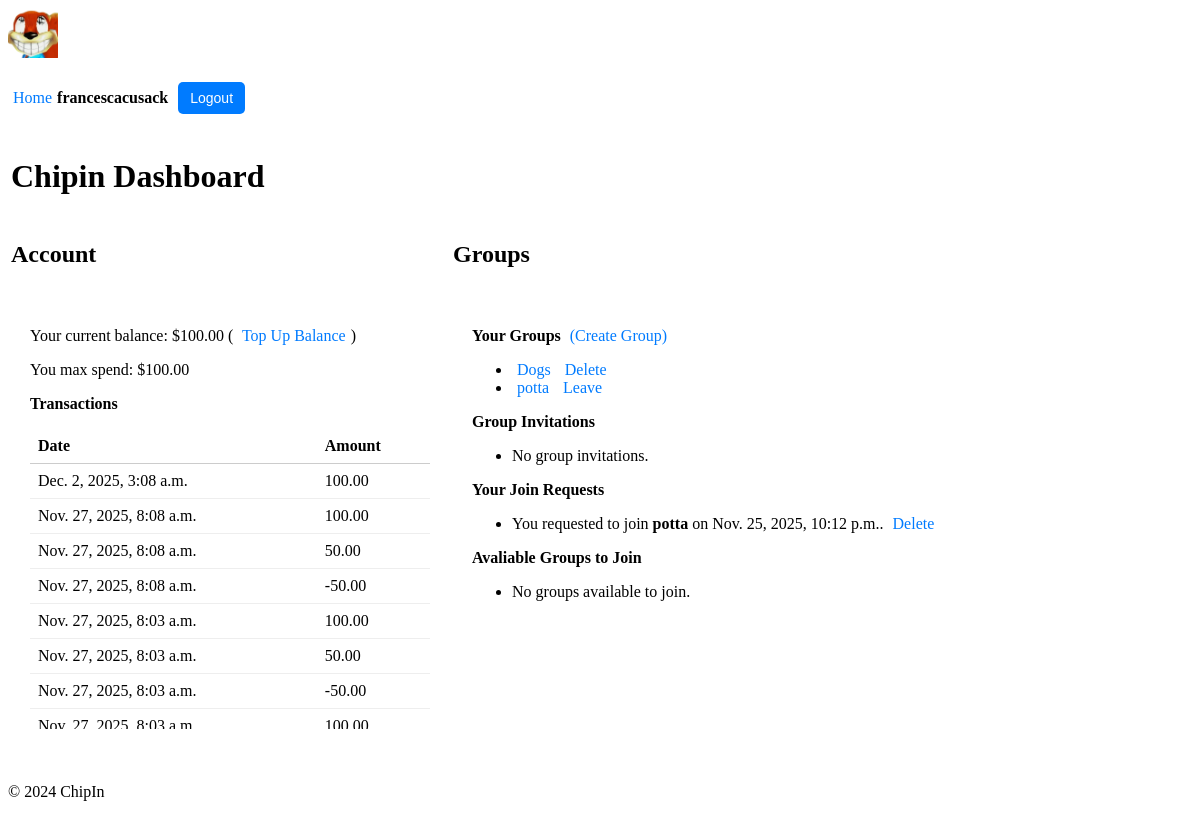
Before: /chipin/ (signed in) with the older database file.
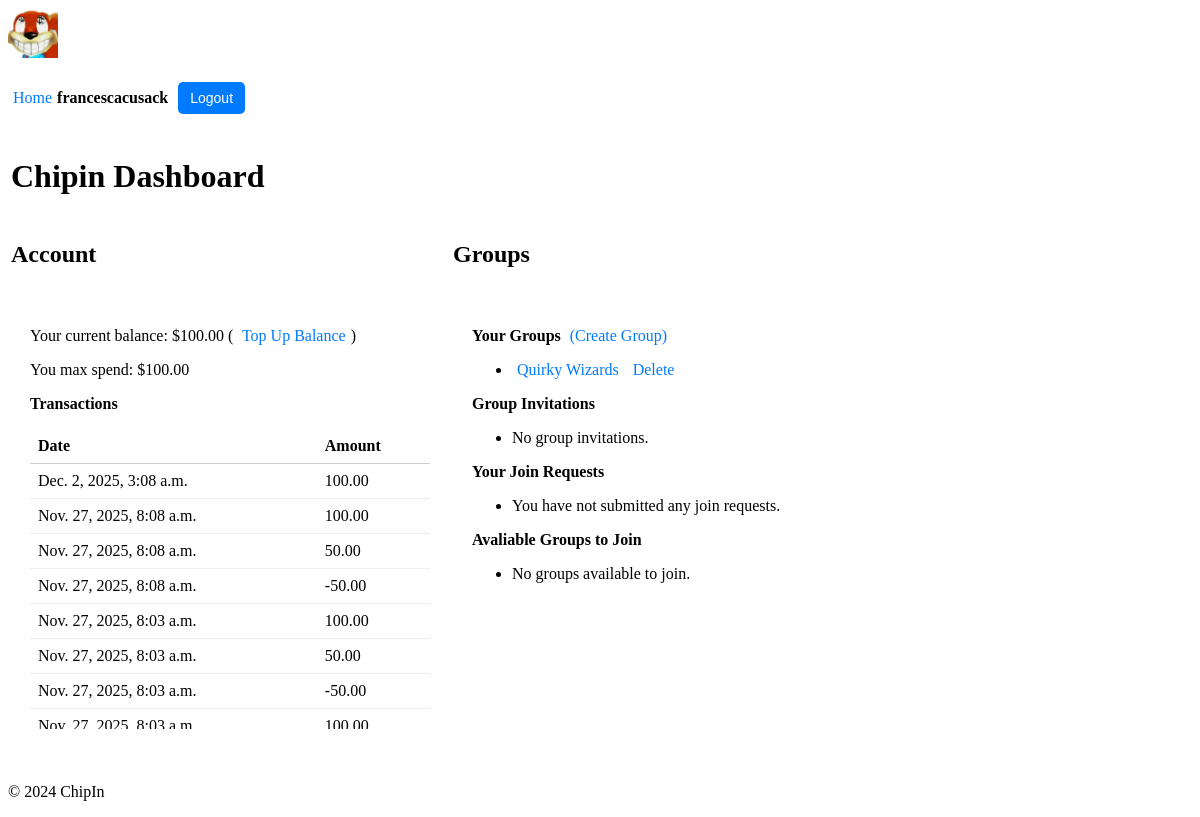
After: the same page with the newer database file.
### users/models.py (models this page shows)
class Transaction(models.Model):
    user = models.ForeignKey(User, on_delete=models.CASCADE)
    amount = models.DecimalField(max_digits=5, decimal_places=2)
    created_at = models.DateTimeField(auto_now_add=True)

### chipin/models.py (models this page shows, shortened)
class Group(models.Model):
    name = models.CharField(max_length=100)
    admin = models.ForeignKey(User, related_name='admin_groups', on_delete=models.CASCADE)
    members = models.ManyToManyField(User, related_name='group_memberships', blank=True)
    invited_users = models.ManyToManyField(User, related_name='pending_invitations', blank=True)

class GroupJoinRequest(models.Model):
    user = models.ForeignKey(User, on_delete=models.CASCADE)
    group = models.ForeignKey(Group, on_delete=models.CASCADE, related_name='join_requests')
    is_approved = models.BooleanField(default=False)
    votes = models.ManyToManyField(User, related_name='votes', blank=True)  # Tracks users who voted
    created_at = models.DateTimeField(auto_now_add=True)

### chipin/views.py (the view)
# urls.py: path("", views.home, name="home"),
@login_required
def home(request):
    transactions = Transaction.objects.filter(
        user=request.user
    ).order_by('-created_at')
    user = request.user
    pending_invitations = user.pending_invitations.all() # Get pending group invitations for the current user
    profile = request.user.profile # Get logged-in user's profile
    user_groups = user.group_memberships.all()  # Get groups the user is a member of
    user_join_requests = GroupJoinRequest.objects.filter(user=user)  # Get join requests sent by the user
    available_groups = Group.objects.exclude(members=user).exclude(join_requests__user=user) # Get groups the user is not a member of and the user has not requested to join
    context = {
        'transactions' : transactions,
        'pending_invitations': pending_invitations,
        'user_groups': user_groups,
        'user_join_requests': user_join_requests,
        'available_groups': available_groups,
        'balance': profile.balance,
        'max_spend' : profile.max_spend
    }
    return render(request, 'chipin/home.html', context)

### chipin/context_processors.py (called while the page is built)
def user_profile(request):
    if request.user.is_authenticated:
        try:
            return {'nickname': request.user.profile.nickname}
        except Profile.DoesNotExist:
            return {'nickname': request.user.username}  # Fallback to username if no profile exists
    return {}

### chipin/templates/chipin/home.html (shortened to what this page needs)
{% extends 'chipin/base.html' %}
{% load static %}
{% block content %}
<table style="width:100%">
<tr><td colspan=2><h1>Chipin Dashboard</h1></td></tr>
<tr>
<td><h2>Account</h2></td>
<td><h2>Groups</h2></td>
</tr>
<tr>
<td style="vertical-align: top; width:400px; padding:20px">
    <p>Your current balance: ${{ balance }} (<a href="{% url 'users:top_up' user.id %}"> Top Up Balance</a>)</p>
    <p>You max spend: ${{ max_spend }}</p>
    <p><strong>Transactions</strong></p>
    <div style="max-height: 300px; overflow-y: auto; margin-bottom: 16px;">
        <table style="border-collapse: collapse; width: 100%;">
            <thead>
                <tr>
                    <th style="border-bottom: 1px solid #ccc; text-align: left; padding: 8px;">
                        Date
                    </th>
                    <th style="border-bottom: 1px solid #ccc; text-align: left; padding: 8px;">
                        Amount
                    </th>
                </tr>
            </thead>
            <tbody>
                {% for tx in transactions %}
                    <tr>
                        <td style="padding: 8px; border-bottom: 1px solid #eee;">
                            {{ tx.created_at }}
                        </td>
                        <td style="padding: 8px; border-bottom: 1px solid #eee;">
                            {{ tx.amount }}
                        </td>
                    </tr>
                {% empty %}
                    <tr>
                        <td colspan="3" style="padding: 8px;">
                            No transactions to display.
                        </td>
                    </tr>
                {% endfor %}
            </tbody>
        </table>
    </div>
</td>
<td style="vertical-align: top; padding:20px">
    <p><strong>Your Groups</strong> <a href="{% url 'chipin:create_group' %}">(Create Group)</a></p>
    <ul>
        {% for group in user.group_memberships.all %}
        <li>
            <a href="{% url 'chipin:group_detail' group.id %}">{{ group.name }}</a>
            {% if group.admin == request.user %}
                <a href="{% url 'chipin:delete_group' group.id %}" onclick="return confirm('Delete this group?');">Delete</a>
            {% else %}
                <a href="{% url 'chipin:leave_group' group.id %}" onclick="return confirm('Leave this group?');">Leave</a>
            {% endif %}
        </li>
        {% empty %}
        <li>You are not a member of any groups yet.</li>
        {% endfor %}
    </ul>
    <p><strong>Group Invitations</strong></p>
    <ul>
    {% for group in pending_invitations %}
        <li>
            You have been invited to join <strong>{{ group.name }}</strong>.
            <a href="{% url 'chipin:accept_invite' group.id %}?user_id={{ request.user.id }}">Accept</a>
        </li>
        {% empty %}
            <li>No  group invitations.</li>
        {% endfor %}
    </ul>
    <p><strong>Your Join Requests</strong></p>
    <ul>
        {% for join_request in user_join_requests %}
        <li>
            You requested to join <strong>{{ join_request.group.name }}</strong> on {{ join_request.created_at }}.
            <a href="{% url 'chipin:delete_join_request' join_request.id %}" onclick="return confirm('Delete this join request?');">Delete</a>
        </li>
        {% empty %}
        <li>You have not submitted any join requests.</li>
        {% endfor %}
    </ul>
    <p><strong>Avaliable Groups to Join</strong></p>
    <ul>
        {% for group in available_groups %}
        <li>
            <a href="{% url 'chipin:group_detail' group.id %}">{{ group.name }}</a>
            <span>- Admin: {{ group.admin.profile.nickname }}</span>
        </li>
        {% empty %}
        <li>No groups available to join.</li>
        {% endfor %}
    </ul>
</td>
</tr></table>
{% endblock %}

Changed rows visible on the page:
removed Group: name "Dogs", shows "Delete"
removed Group: name "potta", shows "Leave"
removed GroupJoinRequest: group.name "potta", created_at "Nov. 25, 2025, 10:12 p.m."
added Group: name "Quirky Wizards", shows "Delete"
Other visible differences:
text now shown: "You have not submitted any join requests."
